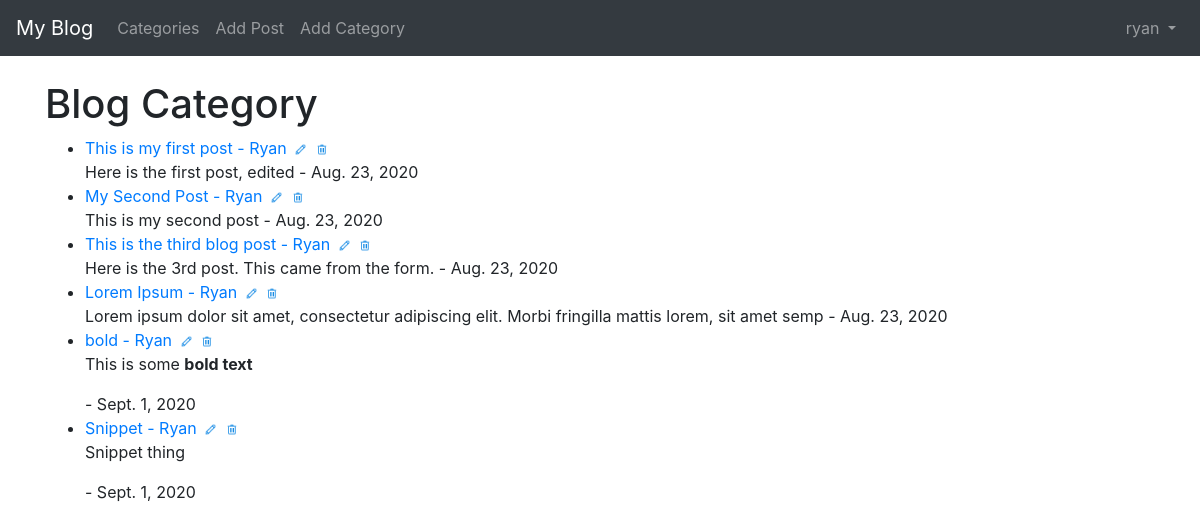
Page /category/blog/ (signed in) on the earlier database version.
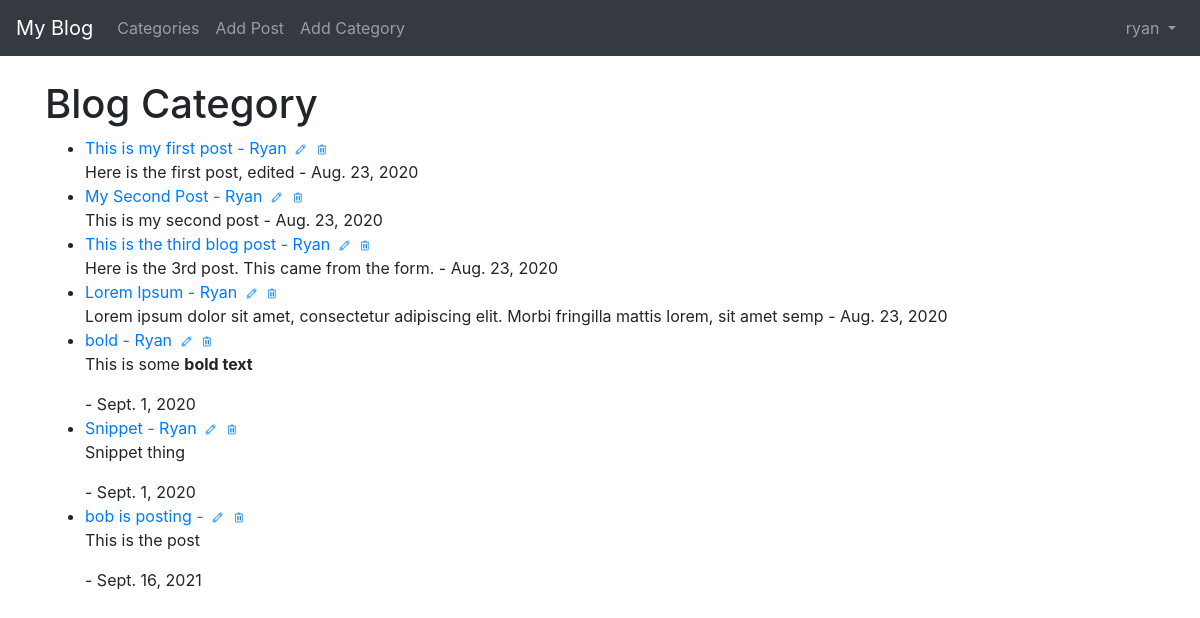
Same page on the later database version.
### theblog/models.py (models this page shows, shortened)
class Post(models.Model):
    title = models.CharField(max_length=255)
    header_image = models.ImageField(null=True, blank=True, upload_to='images/')
    title_tag = models.CharField(max_length=255, default='The Blog - ')
    author = models.ForeignKey(User, on_delete=models.CASCADE)
    body = RichTextField(blank=True, null=True)
    post_date = models.DateField(auto_now_add=True)
    category = models.CharField(max_length=255, default='uncategorized')
    snippet = models.CharField(max_length=255)
    likes = models.ManyToManyField(User, related_name='blog_post')
    dislikes = models.ManyToManyField(User, related_name='blog_post_dislike')

### theblog/views.py (the view)
# urls.py: path('category/<str:cats>/', CategoryView, name='category'),
def CategoryView(request, cats):
    category_posts = Post.objects.filter(category=cats.title().replace('-', ' '))
    return render(request, 'categories.html', {'cats': cats.title().replace('-', ' '),
                                               'category_posts': category_posts})

### theblog/templates/categories.html
{% extends 'base.html' %}
{% load static %}
{% block content %}
    {% if category_posts %}
<h1>{{ cats }} Category</h1>
    <ul>
    {% for post in category_posts %}
        <li><a href="{% url 'article-detail' post.pk %}">{{ post.title }} - {{ post.author.first_name }}</a>
            {% if user.is_authenticated %}
                <a href="{% url 'update_post' post.pk %}"><img src="{% static 'img/edit_32px.png' %}" alt="" class="edit"></a>
                <a href="{% url 'delete_post' post.pk %}"><img src="{% static 'img/trash_32px.png' %}" alt="" class="edit"></a>
            {% endif %}<br>
        {{ post.body|slice:':100'|safe }} - {{ post.post_date }}</li>
    {% endfor %}
    </ul>
    {% else %}
        <h2>This topic does not exist</h2>
    {% endif %}
{% endblock %}

Differences in the rows shown:
added Post: title "bob is posting", body "This is the post", post_date "Sept. 16, 2021"
